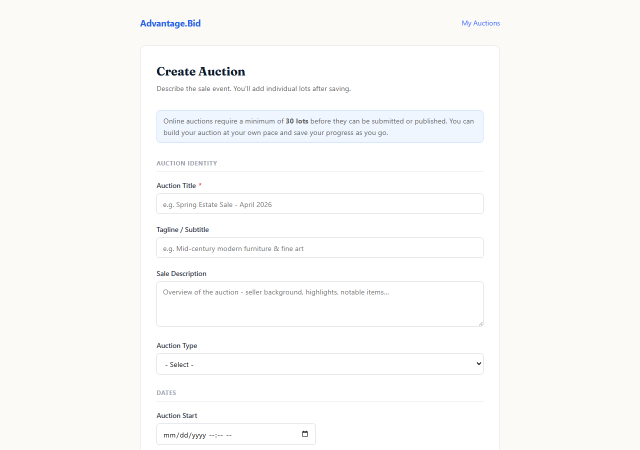
#> input picture docs/marketing/phase3p/proving-grounds/2026-09-09/assets/create-auction-screenshot.png, 1280 x 900 px (shown at 1/2 size)
$ python -i calibrate.py   (imports and definitions only)
#> lines starting #> are read from the running program, lines starting #| are printed output that depends on the picture
#!/usr/bin/env python
"""Phase 3P Node <-> Python contract for the reference-calibrated families (Pillow; no browser).

INPUT (JSON on stdin): { "op": "render" | "signature" | "pairwise" | "image_info", ... }
  render:     { "family": "ENVIRONMENTAL_PHOTO" | "ACQUISITION", "spec": {...} }  → { ok, png, thumb, boxes, metrics, drawn_text }
  signature:  { "paths": [...] }                                                  → { ok, signatures: { path: [..] } }
  pairwise:   { "paths": [...] }                                                  → { ok, distances: { "a|b": d } }
  image_info: { "paths": [...] }                                                  → { ok, info: { path: {width,height,light_pct,dark_pct,sat_pct} } }
Reference images are only ever read by 'signature' / 'image_info' (scorer / indexer). 'render' never receives them.
"""
import os, sys, json

HERE = os.path.dirname(os.path.abspath(__file__))
sys.path.insert(0, HERE)


def _image_info(path):
    from PIL import Image
    import numpy as np
    im = Image.open(path).convert('RGB')
#> im is the input picture: PIL image 1280x900 RGB; mean R, G, B 250.5, 250.3, 249.4
    a = np.asarray(im.resize((256, int(256 * im.height / im.width) or 1))).astype(np.float32) / 255.0
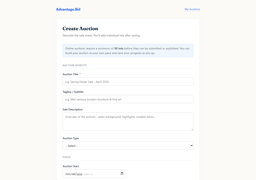
#> a: shape (180, 256, 3) float32; mean R, G, B 0.982, 0.982, 0.978
    lum = 0.2126 * a[..., 0] + 0.7152 * a[..., 1] + 0.0722 * a[..., 2]
    hsv = np.asarray(im.convert('HSV').resize((256, int(256 * im.height / im.width) or 1))).astype(np.float32) / 255.0
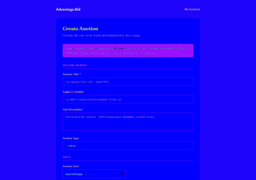
#> hsv: shape (180, 256, 3) float32; mean R, G, B 0.0906, 0.0161, 0.987
    return dict(width=im.width, height=im.height, light_pct=round(100 * float((lum > 0.85).mean()), 1),
                dark_pct=round(100 * float((lum < 0.15).mean()), 1), sat_pct=round(100 * float((hsv[..., 1] > 0.45).mean()), 1))


# [89 lines left out: functions _jsonable, run, main, not called in this run]


# [2 lines not run here, left out]

>>> result = _image_info('../docs/marketing/phase3p/proving-grounds/2026-09-09/assets/create-auction-screenshot.png')
#> result = {'width': 1280, 'height': 900, 'light_pct': 98.3, 'dark_pct': 0, 'sat_pct': 0.1}

$ run again, on creative-engine/runtime/assets/lot13.webp
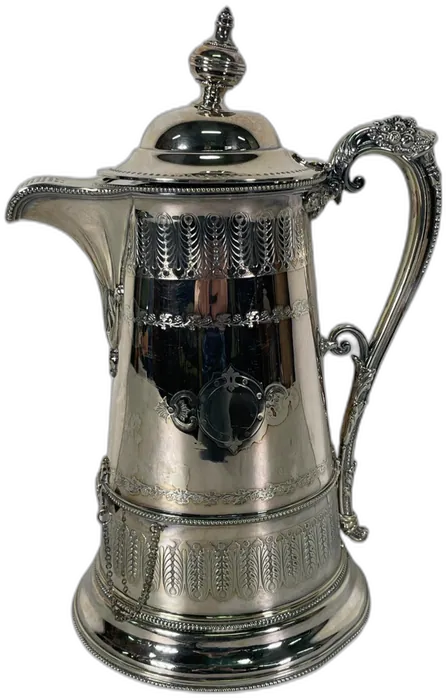
#> input picture creative-engine/runtime/assets/lot13.webp, 447 x 700 px
#> in _image_info, `a = np.asarray(im.resize((256, int(256 * im.height / im.width) or 1)))..`:
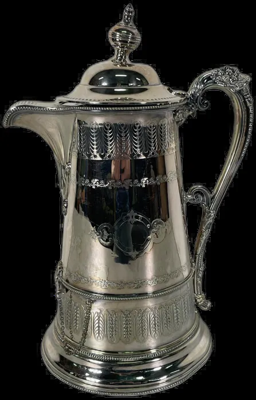
#> a: shape (400, 256, 3) float32; mean R, G, B 0.192, 0.188, 0.17
#> in _image_info, `hsv = np.asarray(im.convert('HSV').resize((256, int(256 * im.height / ..`:
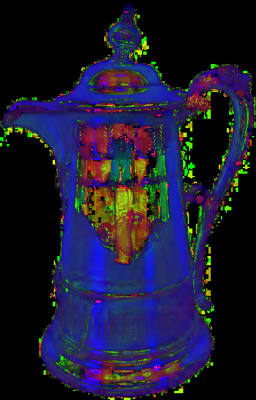
#> hsv: shape (400, 256, 3) float32; mean R, G, B 0.109, 0.103, 0.194
#> result = {'width': 447, 'height': 700, 'light_pct': 0.6, 'dark_pct': 58, 'sat_pct': 4.1}
